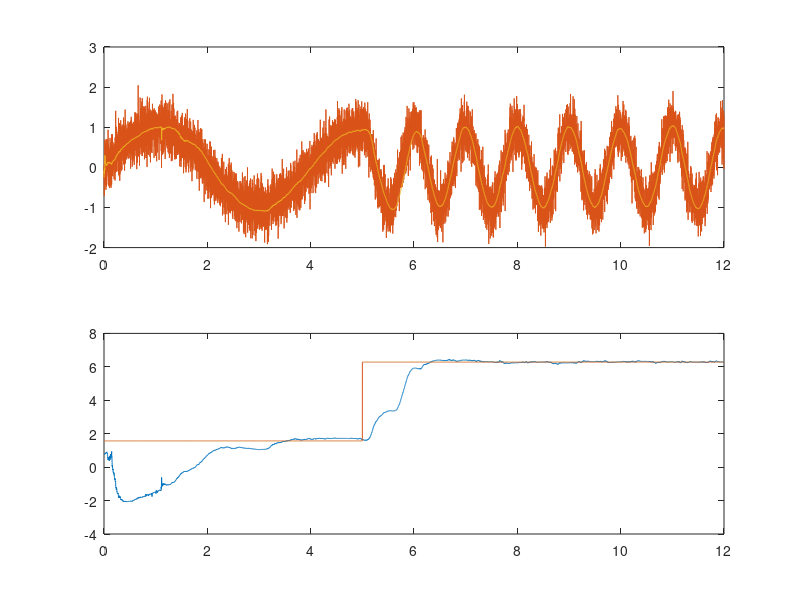

Reproduce this figure in MATLAB.
function x = freq_track_alt()
dt = 0.001;
t = 0:dt:12;
omega = pi/2;
y = (t>=0 & t<=5).*sin(omega*t) + (t>5).*sin(4*omega*t+pi/2);
%y = sin(omega*t);
samples = length(y);
x = zeros(3, samples);
P = zeros(3, 3, samples);
z = @(x) x(1)*sin(x(3));
H = @(x) [sin(x(3)), 0, x(1)*cos(x(3))];
F = [1 0 0; 0 1 0; 0 dt 1];
yMeas = zeros(1, samples);
est = zeros(1, samples);
freq = zeros(1, samples);
realFreq = (t>=0 & t<=5).*((omega)*ones(1, samples)) + (t>5).*((4*omega)*ones(1, samples));
%realFreq = ((omega)*ones(1, samples));

%~

%Varianze dei rumori
q = 1e-2;
r = 0.1;
a = 1e-3;
lambda = 2;
I = lambda.*[dt*a 0 0; 0 dt*q (dt)^2*q/2;0 (dt)*q^2/2 (dt)^3*q/3];


%Stato iniziale
x(:,1) = [1; omega-pi/4; 0];

%Matrice di covarianza
P(:,:,1) = eye(3);



for k = 1:samples
    %x(t|t-1)
    xhat_t = x(:,k);
   
    %Misura
    yMeas(k) = y(k) + wgn(1,1,10*log10(r));

    %errore
    e_t = yMeas(k) - z(xhat_t);

    %Guadagno del filtro
    Kt = P(:,:,k)*H(xhat_t)'.*inv(H(xhat_t)*P(:,:,k)*H(xhat_t)' + r);

    %Correzione
    x(:,k) = xhat_t + Kt.*e_t;

    %Measurement update
    P(:,:,k) = ((eye(3) - Kt*H(xhat_t))*P(:,:,k));
    
    %Predizione
    P(:,:,k+1)= (F*P(:,:,k)*F'+I);
    x(:,k+1) = F*(x(:,k));

    est(k) = x(1,k)*sin(x(3,k));
    freq(k) = x(2,k);

end
%finfreq = movmean(x(2,:),1/dt);
subplot(2,1,1)
plot(t,y,t,yMeas,t,est);
subplot(2,1,2)
plot(t,freq,t,realFreq);
end

function sigmodel = f(x)
sigmodel = [2*cos(x(3))*x(1)-x(2); x(1); x(3)+wgn(1,1, 10*log10(0.005))];
end

function Ft = linearize(xhat)
Ft = zeros(3,3);
Ft(1,:) = [2*cos(xhat(3)) -1 -2*sin(xhat(3))*xhat(1)];
Ft(2,:) = [1 0 0];
Ft(3,:) = [0 0 1];
end

function Kt = kalman_gain(P, H, r)
Kt = P*H'.*(H*P*H' + r).^(-1);
end